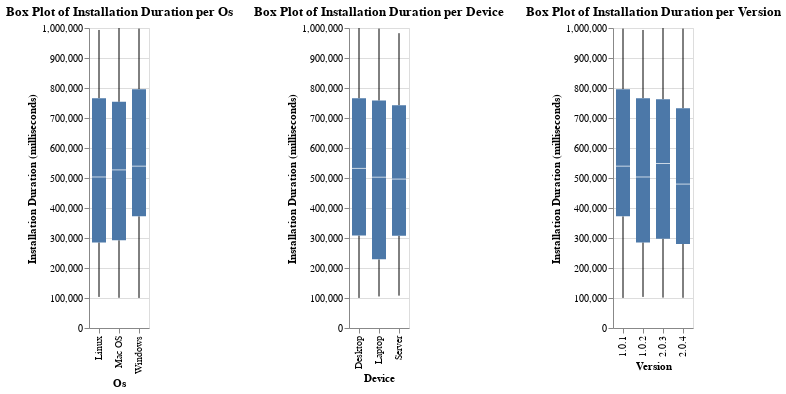

Here is the notebook cell this chart was saved with:
### Markdown cell above
### Box Plot Installation Duration - check
To make sure we don't count in some large outliers when checking the mean average duration times, we can visualize it with **boxplot** per all categories.

As we can see, there aren't any significat outliers that would siginificantly impact the data analysis. The distribution is similar for all caregories.

### Code cell
def plot_installation_duration_boxplots(df, categories=['os', 'device', 'version']):
  # Filter out negative installation durations as they are invalid
  df_positive_duration = df[df['installation_duration_milliseconds'] >= 0].copy()

  charts = []
  for category in categories:
    if category not in df_positive_duration.columns:
      print(f"Warning: Category '{category}' not found in DataFrame. Skipping.")
      continue

    # Create a box plot for installation duration per category
    chart = alt.Chart(df_positive_duration).mark_boxplot().encode(
        x=alt.X(f'{category}:N', title=category.replace('_', ' ').title()),
        y=alt.Y('installation_duration_milliseconds:Q', title='Installation Duration (milliseconds)'),
        tooltip=[category, 'installation_duration_milliseconds']
    ).properties(
        title=f'Box Plot of Installation Duration per {category.replace("_", " ").title()}'
    )
    charts.append(chart)

  if charts:
    combined_chart = alt.hconcat(*charts).resolve_axis(
        x='independent'
    ).resolve_scale(
        y='shared'
    )
    combined_chart.display()
  else:
    print("No charts were generated.")

plot_installation_duration_boxplots(df)

### Figure 1 — Vega-Lite specification as saved in the notebook (floating-point values rounded to 4 significant figures; data arrays with more than 128 entries replaced by an {"elided": "..."} marker saying what was removed)
{"config": {"view": {"continuousWidth": 300, "continuousHeight": 300}}, "hconcat": [{"mark": {"type": "boxplot"}, "encoding": {"tooltip": [{"field": "os", "type": "nominal"}, {"field": "installation_duration_milliseconds", "type": "quantitative"}], "x": {"field": "os", "title": "Os", "type": "nominal"}, "y": {"field": "installation_duration_milliseconds", "title": "Installation Duration (milliseconds)", "type": "quantitative"}}, "title": "Box Plot of Installation Duration per Os"}, {"mark": {"type": "boxplot"}, "encoding": {"tooltip": [{"field": "device", "type": "nominal"}, {"field": "installation_duration_milliseconds", "type": "quantitative"}], "x": {"field": "device", "title": "Device", "type": "nominal"}, "y": {"field": "installation_duration_milliseconds", "title": "Installation Duration (milliseconds)", "type": "quantitative"}}, "title": "Box Plot of Installation Duration per Device"}, {"mark": {"type": "boxplot"}, "encoding": {"tooltip": [{"field": "version", "type": "nominal"}, {"field": "installation_duration_milliseconds", "type": "quantitative"}], "x": {"field": "version", "title": "Version", "type": "nominal"}, "y": {"field": "installation_duration_milliseconds", "title": "Installation Duration (milliseconds)", "type": "quantitative"}}, "title": "Box Plot of Installation Duration per Version"}], "data": {"name": "data-60160fa8303d0a7511e518df0bfa24c0"}, "resolve": {"axis": {"x": "independent"}, "scale": {"y": "shared"}}, "$schema": "https://vega.github.io/schema/vega-lite/v5.20.1.json", "datasets": {"data-60160fa8303d0a7511e518df0bfa24c0": {"elided": "988 records"}}}
